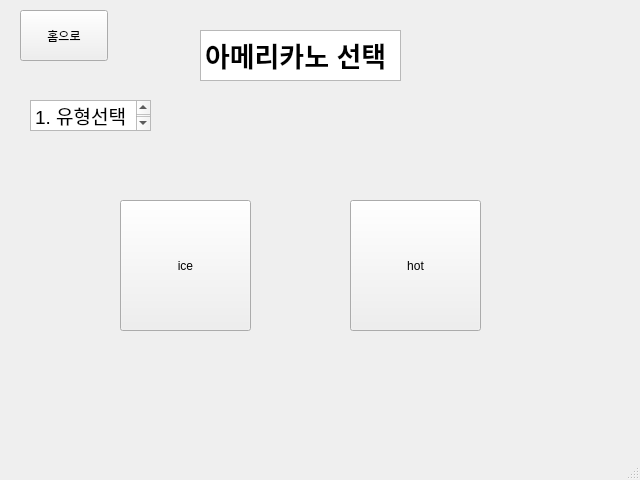
<?xml version="1.0" encoding="UTF-8"?>
<ui version="4.0">
 <class>MainWindow</class>
 <widget class="QMainWindow" name="MainWindow">
  <property name="geometry">
   <rect>
    <x>0</x>
    <y>0</y>
    <width>640</width>
    <height>480</height>
   </rect>
  </property>
  <property name="windowTitle">
   <string>MainWindow</string>
  </property>
  <widget class="QWidget" name="centralwidget">
   <widget class="QTextEdit" name="textEdit">
    <property name="geometry">
     <rect>
      <x>200</x>
      <y>30</y>
      <width>201</width>
      <height>51</height>
     </rect>
    </property>
    <property name="html">
     <string>&lt;!DOCTYPE HTML PUBLIC &quot;-//W3C//DTD HTML 4.0//EN&quot; &quot;http://www.w3.org/TR/REC-html40/strict.dtd&quot;&gt;
&lt;html&gt;&lt;head&gt;&lt;meta name=&quot;qrichtext&quot; content=&quot;1&quot; /&gt;&lt;style type=&quot;text/css&quot;&gt;
p, li { white-space: pre-wrap; }
&lt;/style&gt;&lt;/head&gt;&lt;body style=&quot; font-family:'Ubuntu Sans'; font-size:11pt; font-weight:400; font-style:normal;&quot;&gt;
&lt;p style=&quot; margin-top:0px; margin-bottom:0px; margin-left:0px; margin-right:0px; -qt-block-indent:0; text-indent:0px;&quot;&gt;&lt;span style=&quot; font-size:20pt; font-weight:600;&quot;&gt;아메리카노 선택&lt;/span&gt;&lt;/p&gt;&lt;/body&gt;&lt;/html&gt;</string>
    </property>
   </widget>
   <widget class="QPushButton" name="pushButton">
    <property name="geometry">
     <rect>
      <x>350</x>
      <y>200</y>
      <width>131</width>
      <height>131</height>
     </rect>
    </property>
    <property name="text">
     <string>hot</string>
    </property>
   </widget>
   <widget class="QPushButton" name="pushButton_2">
    <property name="geometry">
     <rect>
      <x>120</x>
      <y>200</y>
      <width>131</width>
      <height>131</height>
     </rect>
    </property>
    <property name="text">
     <string>ice</string>
    </property>
   </widget>
   <widget class="QTextEdit" name="textEdit_2">
    <property name="geometry">
     <rect>
      <x>30</x>
      <y>100</y>
      <width>121</width>
      <height>31</height>
     </rect>
    </property>
    <property name="html">
     <string>&lt;!DOCTYPE HTML PUBLIC &quot;-//W3C//DTD HTML 4.0//EN&quot; &quot;http://www.w3.org/TR/REC-html40/strict.dtd&quot;&gt;
&lt;html&gt;&lt;head&gt;&lt;meta name=&quot;qrichtext&quot; content=&quot;1&quot; /&gt;&lt;style type=&quot;text/css&quot;&gt;
p, li { white-space: pre-wrap; }
&lt;/style&gt;&lt;/head&gt;&lt;body style=&quot; font-family:'Ubuntu Sans'; font-size:11pt; font-weight:400; font-style:normal;&quot;&gt;
&lt;p style=&quot; margin-top:0px; margin-bottom:0px; margin-left:0px; margin-right:0px; -qt-block-indent:0; text-indent:0px;&quot;&gt;&lt;span style=&quot; font-size:14pt;&quot;&gt;1. 유형선택&lt;/span&gt;&lt;/p&gt;&lt;/body&gt;&lt;/html&gt;</string>
    </property>
   </widget>
   <widget class="QPushButton" name="pushButton_5">
    <property name="geometry">
     <rect>
      <x>20</x>
      <y>10</y>
      <width>88</width>
      <height>51</height>
     </rect>
    </property>
    <property name="text">
     <string>홈으로</string>
    </property>
   </widget>
  </widget>
  <widget class="QMenuBar" name="menubar">
   <property name="geometry">
    <rect>
     <x>0</x>
     <y>0</y>
     <width>640</width>
     <height>24</height>
    </rect>
   </property>
  </widget>
  <widget class="QStatusBar" name="statusbar"/>
 </widget>
 <resources/>
 <connections/>
</ui>
